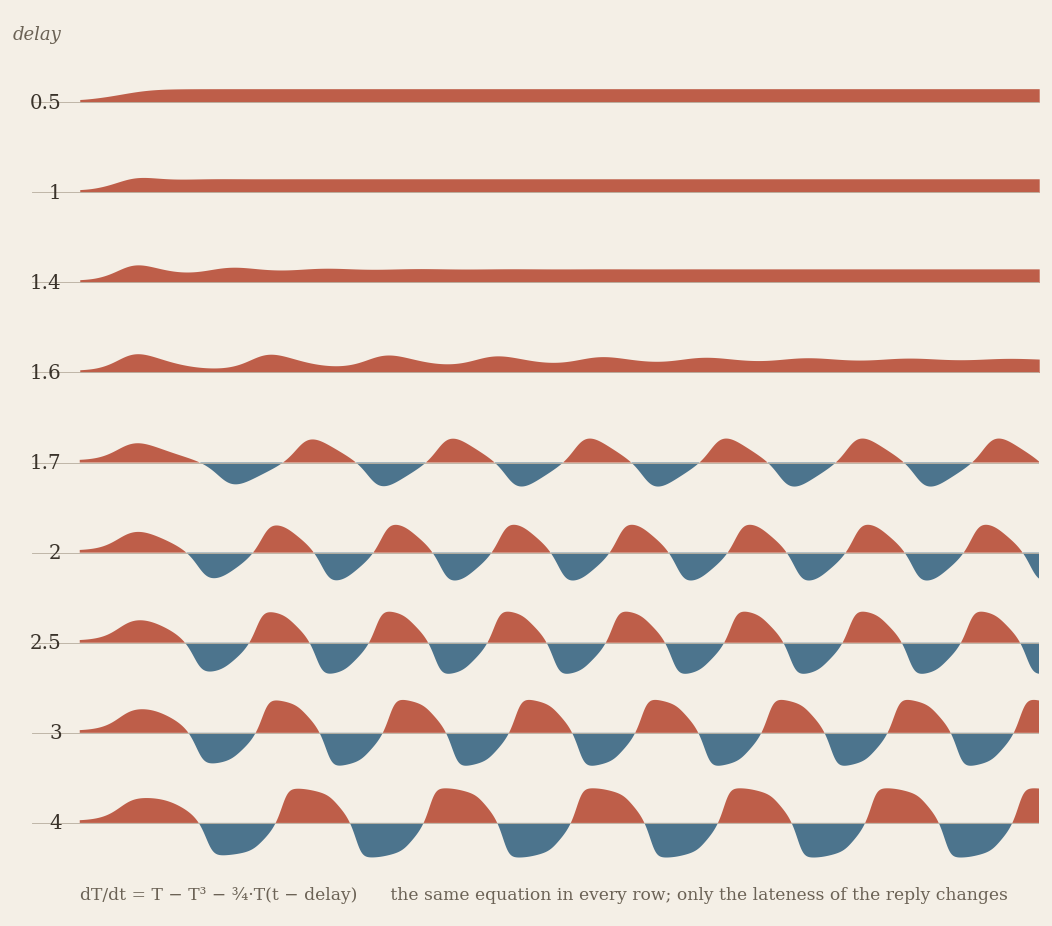

The Python source for this figure:
# The delayed oscillator (after Suarez & Schopf, 1988), a toy model of El Niño:
#   dT/dt = T - T^3 - a*T(t - d)
# T is warmth in the eastern Pacific. The first two terms let a warm anomaly feed itself
# and then saturate. The last term is the ocean's answer arriving late: a signal that
# crosses the basin as waves, reflects off the western boundary, and comes back with
# the opposite sign, d time units later. Same a in every row; only d changes.
import os, numpy as np
os.environ.setdefault("MPLCONFIGDIR", os.environ.get("TMPDIR", "/tmp"))
import matplotlib; matplotlib.use("Agg"); import matplotlib.pyplot as plt

def run(a, d, T0=0.1, tmax=80, dt=0.005):
    n, lag = int(tmax/dt), max(1, int(d/dt))
    T = np.full(n+lag, T0)
    for i in range(lag, n+lag-1):
        x = T[i]; T[i+1] = x + dt*(x - x**3 - a*T[i-lag])
    return np.arange(n)*dt, T[lag:]

a = 0.75
delays = [0.5, 1.0, 1.4, 1.6, 1.7, 2.0, 2.5, 3.0, 4.0]
fig, ax = plt.subplots(figsize=(10, 9), facecolor="#f4efe6")
ax.set_facecolor("#f4efe6")
for k, d in enumerate(delays):
    t, T = run(a, d)
    y0 = -k*2.0
    ax.axhline(y0, color="#bbb2a3", lw=0.5)
    ax.fill_between(t, y0, y0+0.6*T, where=T>0, color="#b5452e", lw=0, alpha=0.85)
    ax.fill_between(t, y0, y0+0.6*T, where=T<0, color="#2e5e7e", lw=0, alpha=0.85)
    ax.text(-1.5, y0, f"{d:g}", ha="right", va="center", family="serif", fontsize=11, color="#3a332b")
ax.text(-1.5, 1.4, "delay", ha="right", family="serif", fontsize=10, color="#6b6255", style="italic")
ax.text(0, -len(delays)*2.0 + 0.3,
        "dT/dt = T − T³ − ¾·T(t − delay)      the same equation in every row; only the lateness of the reply changes",
        family="serif", fontsize=9.5, color="#6b6255")
ax.set_xlim(-4, 80); ax.set_ylim(-len(delays)*2.0, 2.0); ax.axis("off")
plt.savefig(os.path.join(os.path.dirname(os.path.abspath(__file__)), "2026-11-25-delay.png"),
            dpi=130, bbox_inches="tight", facecolor=fig.get_facecolor())
